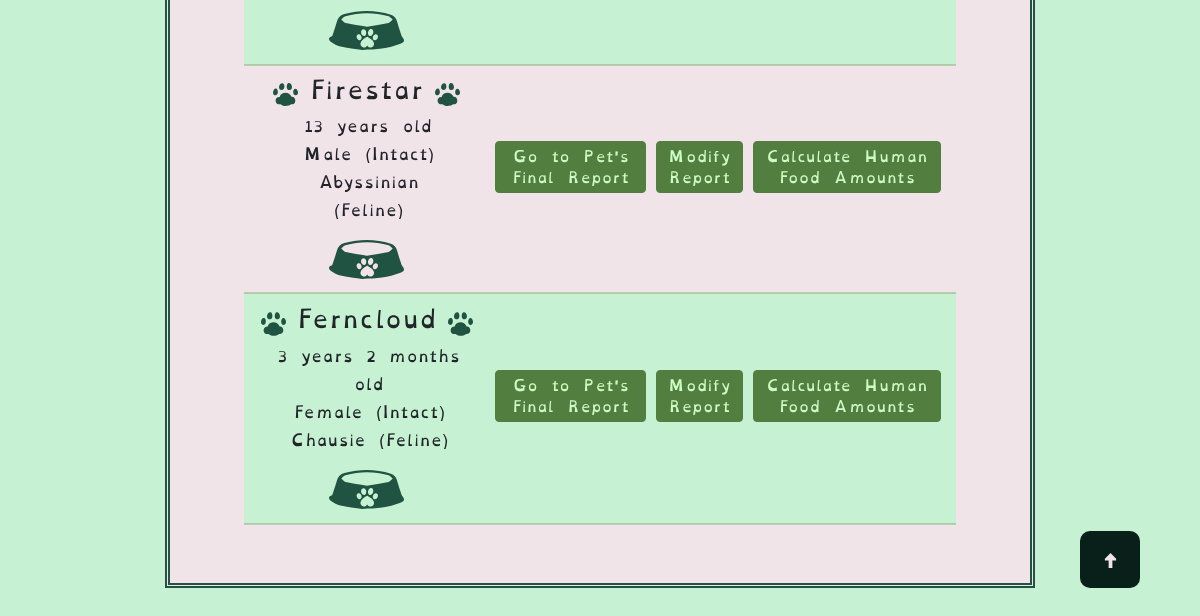
/finished_reports (signed in, lower part), run on an earlier commit of the app's database.
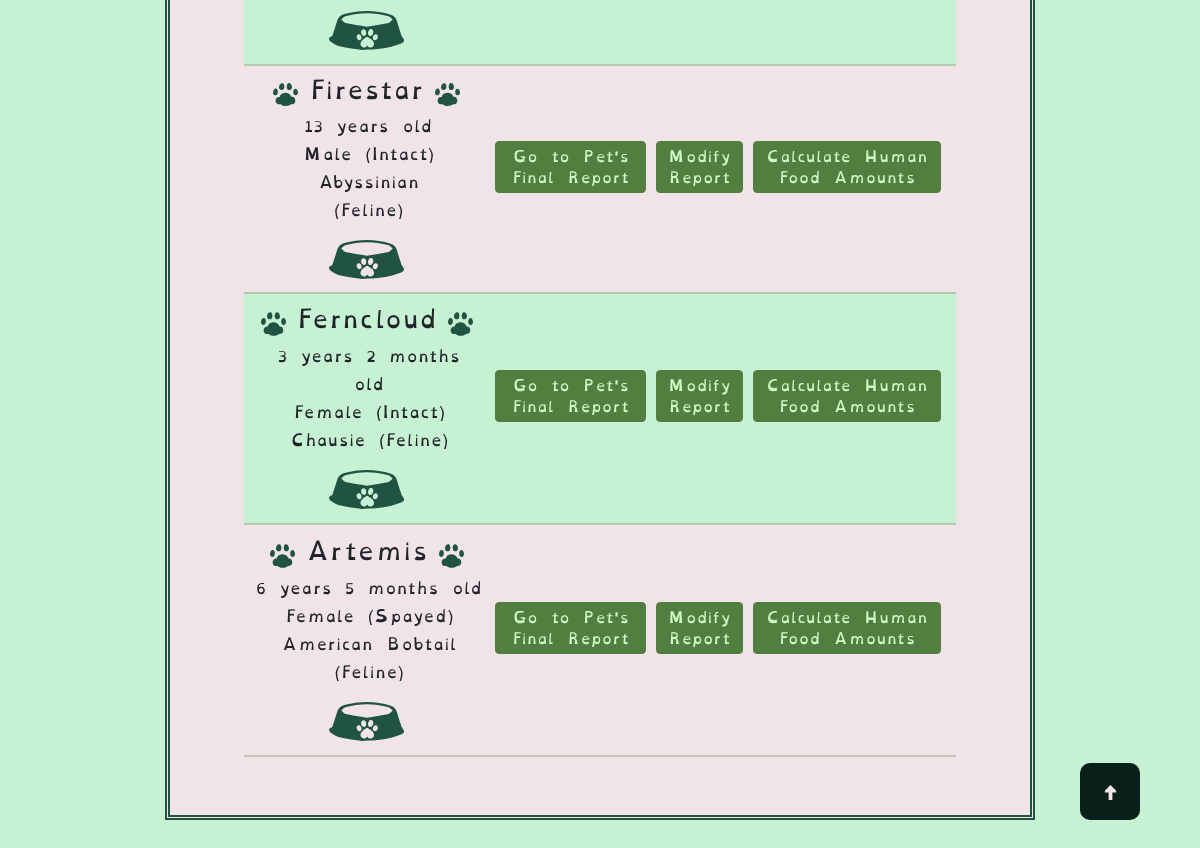
And on a later commit of the database.
### tables this page shows
CREATE TABLE "pets" (
	"pet_id"	INTEGER UNIQUE,
	"owner_id"	INTEGER,
	"name"	VARCHAR(25) NOT NULL,
	"age_in_years"	INTEGER,
	"age_in_months"	INTEGER,
	"species"	VARCHAR(10) NOT NULL,
	"breed"	VARCHAR(25),
	"canine_breed_id"	INTEGER,
	"feline_breed_id"	INTEGER,
	"sex"	INTEGER,
	"bcs"	INTEGER,
	"weight"	FLOAT,
	"units"	VARCHAR(5),
	"converted_weight"	FLOAT,
	"converted_weight_units"	VARCHAR(5),
	"body_fat_percentage"	VARCHAR(5),
	"ideal_weight_lbs"	FLOAT,
	"ideal_weight_kgs"	FLOAT,
	"is_pediatric"	BOOL,
	"is_pregnant"	BOOL,
	"weeks_gestating"	INTEGER,
	"is_nursing"	BOOL,
	"litter_size"	INTEGER,
	"weeks_nursing"	INTEGER,
	"activity_level"	INTEGER,
	"rer"	FLOAT,
	"canine_der_factor_id"	INTEGER,
	"feline_der_factor_id"	INTEGER,
	"der"	FLOAT,
	"der_modifier"	FLOAT,
	"meals_per_day"	FLOAT,
	"current_food_kcal"	FLOAT,
	"current_food_form"	INTEGER,
	"second_food_kcal" FLOAT,
	"second_food_form" INTEGER,
	"sensitive_stomach" INTEGER,
	"food_transition" INTEGER,
	"transition_length" INTEGER,
	"rec_treat_kcal_per_day"	INTEGER,
	"current_food_amt_rec"	VARCHAR(15),
	"current_food_amt_per_meal"	VARCHAR(15),
	"date_of_first_report"	DATETIME,
	"most_recent_report_date"	DATETIME,
	PRIMARY KEY("pet_id" AUTOINCREMENT),
	FOREIGN KEY("owner_id") REFERENCES "users"("id"),
	FOREIGN KEY("canine_breed_id") REFERENCES "dog_breeds"("BreedID"),
	FOREIGN KEY("canine_der_factor_id") REFERENCES "canine_der_factors"("factor_id"),
	FOREIGN KEY("feline_breed_id") REFERENCES "cat_breeds"("BreedID"),
	FOREIGN KEY("feline_der_factor_id") REFERENCES "feline_der_factors"("factor_id"),
	FOREIGN KEY("sex") REFERENCES "reproductive_statuses"("sex_id"),
	FOREIGN KEY("activity_level") REFERENCES "activity_levels"("activity_id"),
	FOREIGN KEY("current_food_form") REFERENCES "food_forms"("form_id"),
	FOREIGN KEY("second_food_form") REFERENCES "food_forms"("form_id")
);

### main.py (the view)
@app.route("/finished_reports", methods=["GET", "POST"])
@login_required
def finished_reports():
    try:
        fi = FindInfo(session["user_id"])
        pet_list = fi.find_all_user_pets(session["user_id"])
    except Exception as e:
        flash(f"Unable to find pet list. Exception: {e}")
        return render_template("finished_reports.html")
    return render_template("finished_reports.html", pet_list=pet_list)

### find_info.py (called while the page is built)
    def pet_data_dictionary(self, user_id, pet_id) -> dict:
        if pet_id != 0 and user_id != 0:
            self.pet_data = db.execute(
                "SELECT * FROM pets WHERE owner_id = :user_id AND pet_id = :pet_id",
                user_id=user_id, pet_id=pet_id
            )
            if self.pet_data == None:
                print("The pet hasn't been added yet.")
        return self.pet_data

    def find_all_user_pets(self, user_id) -> dict:
        if user_id != None or user_id != 0:
            try:
                pet_list = db.execute(
                    "SELECT * FROM pets WHERE owner_id = :user",
                    user=user_id
                )
            except Exception as e:
                flash(f"Couldn't find pet list. Exception: {e}")
        return pet_list

### helpers.py (called while the page is built)
def login_required(f):
    @wraps(f)
    def decorated_funtion(*args, **kwargs):
        if session.get("user_id") == None:
            return redirect(url_for("login"))
        return f(*args, **kwargs)
    return decorated_funtion

### templates/finished_reports.html (shortened to what the changed rows need)
{% extends 'base.html' %}
{% block content %}
        {% if pet_list and pet_list.date_of_first_report != None %}
                    {% for pet in pet_list %}
                        {% if pet.date_of_first_report != None %}
                            <tr class="table_info {% if loop.index0 % 2 == 0 %}even-row{% else %}odd-row{% endif %}">
                                <td class="pet_table_info">
                                    <div class="signalment_info">
                                        <div class="name_and_paws">
                                            {% if pet.species == "Canine" %}
                                                <img src="{{ url_for('static', filename='assets/svg/dogs/dog_paw.svg') }}" alt="A dog's pawprint" class="fr_paw">
                                            {% elif pet.species == "Feline" %}
                                                <img src="{{ url_for('static', filename='assets/svg/cats/cat_paw.svg') }}" alt="A cat's pawprint" class="fr_paw">
                                            {% endif %}
                                            <h4>{{ pet.name }}</h4>
                                            {% if pet.species == "Canine" %}
                                                <img src="{{ url_for('static', filename='assets/svg/dogs/dog_paw.svg') }}" alt="A dog's pawprint" class="fr_paw">
                                            {% elif pet.species == "Feline" %}
                                                <img src="{{ url_for('static', filename='assets/svg/cats/cat_paw.svg') }}" alt="A cat's pawprint" class="fr_paw">
                                            {% endif %}
                                            </div>
                                            <div class="sig_fr">
                                                {% if pet.age_in_years == 0 and pet.age_in_months == 1 %}
                                                    {{ pet.age_in_months }} month old
                                                {% elif pet.age_in_years == 0 and pet.age_in_months > 1 %}
                                                    {{ pet.age_in_months }} months old
                                                {% elif pet.age_in_years == 1 and pet.age_in_months == 0 %}
                                                    {{ pet.age_in_years }} year old
                                                {% elif pet.age_in_years == 1 and pet.age_in_months == 1 %}
                                                    {{ pet.age_in_years }} year {{ pet.age_in_months }} month old
                                                {% elif pet.age_in_years == 1 and pet.age_in_months > 1 %}
                                                    {{ pet.age_in_years }} year {{ pet.age_in_months }} months old
                                                {% elif pet.age_in_years > 1 and pet.age_in_months == 0 %}
                                                    {{ pet.age_in_years }} years old
                                                {% elif pet.age_in_years > 1 and pet.age_in_months == 1 %}
                                                    {{ pet.age_in_years }} years {{ pet.age_in_months }} month old
                                                {% elif pet.age_in_years > 1 and pet.age_in_months > 1 %}
                                                    {{ pet.age_in_years }} years {{ pet.age_in_months }} months old
                                                {% endif %}
                                                <div class="sig_sex">
                                                    {% if pet.sex == 1 %}
                                                        Female (Intact)
                                                    {% elif pet.sex == 2 %}
                                                        Female (Spayed)
                                                    {% elif pet.sex == 3 %}
                                                        Male (Intact)
                                                    {% elif pet.sex == 4 %}
                                                        Male (Neutered)
                                                    {% endif %}
                                                </div>
                                                {{ pet.breed }} ({{ pet.species }})
                                            </div>
                                            {% if pet.species == "Feline" %}
                                                <img src="{{ url_for('static', filename='assets/svg/food_bowl.svg') }}" alt="A bowl with a pawprint" class="fr_bowl">
                                            {% elif pet.species == "Canine" %}
                                                <img src="{{ url_for('static', filename='assets/svg/dog_food_bowl.svg') }}" alt="A bowl with a bone" class="fr_bowl">
                                            {% endif %}
                                        </div>
                                </td>
                                <td class="button_table_info">
                                    <div class="button-container-fr">
                                        <a href="{{ url_for('completed_report', pet_id=pet.pet_id) }}">
                                            <button type="button" class="btn btn-secondary btn-sm">Go to Pet's Final Report</button>
                                        </a>
                                        <a href="{{ url_for('edit_info', pet_id=pet.pet_id) }}">
                                            <button type="button" class="btn btn-secondary btn-sm">Modify Report</button>
                                        </a>
                                        <a href="{{ url_for('human_foods.search_human_foods', pet_id=pet.pet_id) }}">
                                            <button type="button" class="btn btn-secondary btn-sm">Calculate Human Food Amounts</button>
                                        </a>
                                    </div>
                                </td>
                            </tr>
                        {% endif %}
                    {% endfor %}
        {% endif %}
{% endblock %}

What changed in the data, as far as the page shows it:
added pets: name "Artemis", age_in_years "6", age_in_months "5", shows "Female (Spayed)", breed "American Bobtail", species "Feline"
